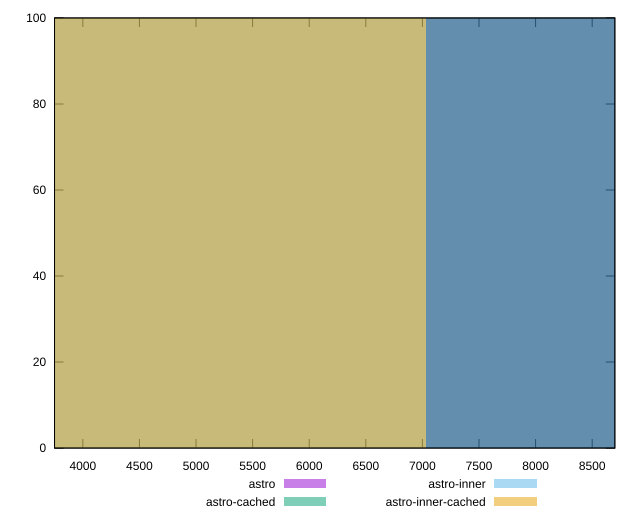

Write gnuplot code to recreate this figure.
reset

$astro <<EOF
9373.990996509558 100
EOF

$astroCached <<EOF
9373.990996509558 100
EOF

$astroInner <<EOF
4686.995498254779 100
EOF

$astroInnerCached <<EOF
4686.995498254779 100
EOF

set key outside below
set boxwidth 4686.995498254779
set xrange [3750:8700]
set yrange [0:100]
set trange [0:100]
set style fill transparent solid 0.5 noborder
set terminal svg size 640, 520 enhanced background rgb 'white'
set output "reports/report_00033_2021-03-01T14-23-16.841Z/uses-text-compression/comparison/histogram/all_raw.svg"

plot $astro title "astro" with boxes, \
     $astroCached title "astro-cached" with boxes, \
     $astroInner title "astro-inner" with boxes, \
     $astroInnerCached title "astro-inner-cached" with boxes

reset
